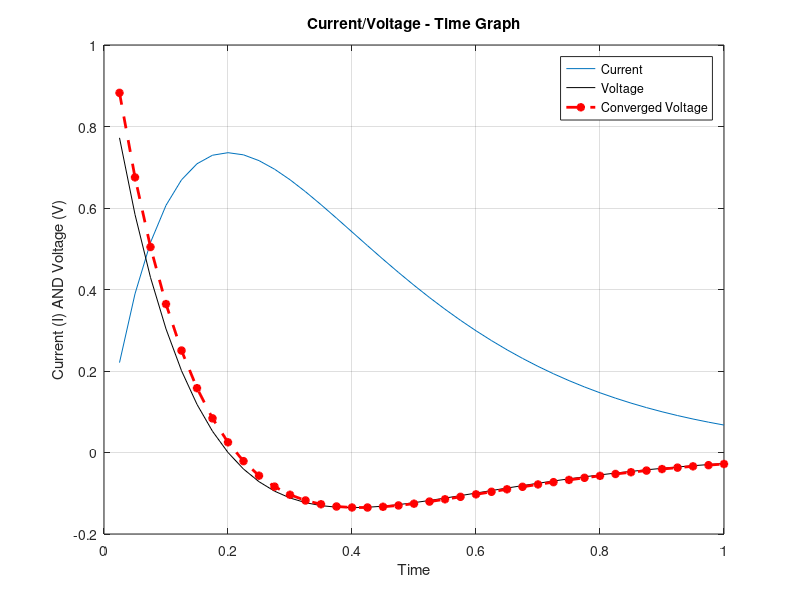
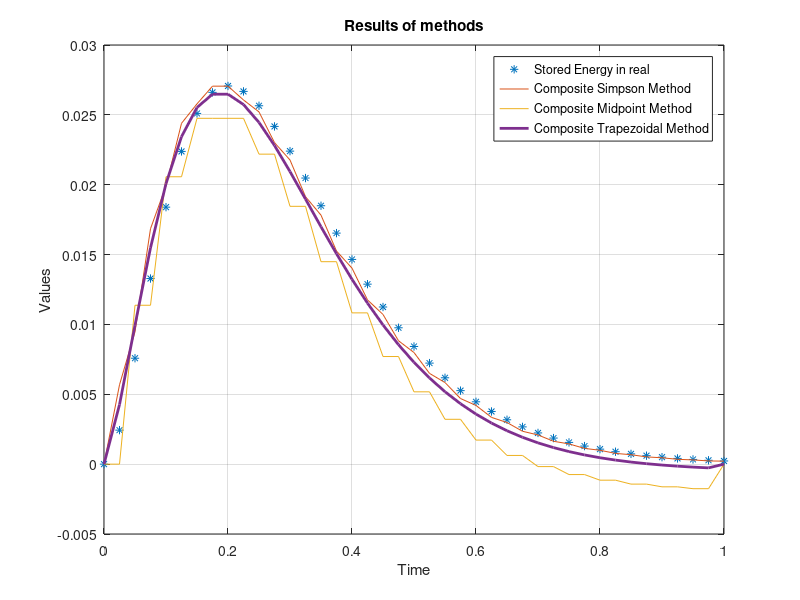

The MATLAB source for these figures, in order:
close all; clear all; clc;

L = 0.1; % 100 mH = 0.1 H
DT = 0.025;
stored_energy_simpsons(1,41) = zeros;
stored_energy_midpoint(1,41) = zeros;
stored_energy_trapezoidal(1,41) = zeros;

load pr3data.dat;

time_values = pr3data(:, 1)';
current_values = pr3data(:, 2)';
voltage_values = pr3data(:, 3)';

for i = 2:length(time_values)
    derivat_cur1_backward(i) = (current_values(i) - current_values(i-1)) / DT;
    voltage_e_cur1_backward(i) = (derivat_cur1_backward(i) * L);
end

% COmposite Simpson's rule
for j = 1:length(time_values) 
    power(j) = voltage_values(j) * current_values(j);
    for k = 1:j
        if (k==1 || k==i)
            stored_energy_simpsons(j) = stored_energy_simpsons(j) + power(k);
        elseif(rem(k, 2) == 0)
            stored_energy_simpsons(j) = stored_energy_simpsons(j) + 4*power(k);
        elseif(rem(k, 2) == 1)
            stored_energy_simpsons(j) = stored_energy_simpsons(j) + 2*power(k);
        end
    end
    stored_energy_simpsons(j) = stored_energy_simpsons(j) * DT / 3;
end

% Composite Midpoint
for x = 1:length(time_values) - 1
    for t = 1:2:x
        stored_energy_midpoint(x) = stored_energy_midpoint(x) + 2*DT*power(t);
    end
end

for p = 2:length(time_values) - 1
    n = time_values(p)/DT;
    h = (time_values(p) - time_values(1)) / n; 
    for y = 1:(n+1)
        if (j==1 || j==(n+1)) 
            stored_energy_trapezoidal(p) = stored_energy_trapezoidal(p) + power(y);
        else
            stored_energy_trapezoidal(p) = stored_energy_trapezoidal(p) + 2 * power(y);
        end
    end
    stored_energy_trapezoidal(p) = (h/2) * stored_energy_trapezoidal(p);
end

voltage_values_conc = vertcat(time_values, voltage_values, voltage_e_cur1_backward)';
 
% For the fourth question
stored_energy_eq3 = (L .* (current_values).^2) ./ 2;

plot(time_values(1,2:end), current_values(1,2:end), time_values(1,2:end), ...
voltage_values(1,2:end),'k', time_values(1,2:end), voltage_e_cur1_backward(1,2:end), 'r--*', 'LineWidth', 2);
grid on;
title('Current/Voltage - Time Graph');
xlabel('Time'); ylabel('Current (I) AND Voltage (V)');
legend('Current', 'Voltage', 'Converged Voltage');

figure(2);
plot(time_values, stored_energy_eq3, '*', time_values, stored_energy_simpsons, time_values, stored_energy_midpoint, time_values, stored_energy_trapezoidal, 'LineWidth', 2);
grid on;
title('Results of methods');
xlabel('Time'); ylabel('Values');
legend('Stored Energy in real', 'Composite Simpson Method', 'Composite Midpoint Method', 'Composite Trapezoidal Method');

% Error Calculations
fprintf('Error rate of composite Simpson formula = %f\n', (norm(stored_energy_simpsons - stored_energy_eq3) / norm(stored_energy_simpsons)));
fprintf('Error rate of composite midpoint formula = %f\n', (norm(stored_energy_midpoint - stored_energy_eq3) / norm(stored_energy_midpoint)));
fprintf('Error rate of composite trapezoidal method = %f\n', (norm(stored_energy_trapezoidal - stored_energy_eq3) / norm(stored_energy_trapezoidal)));
